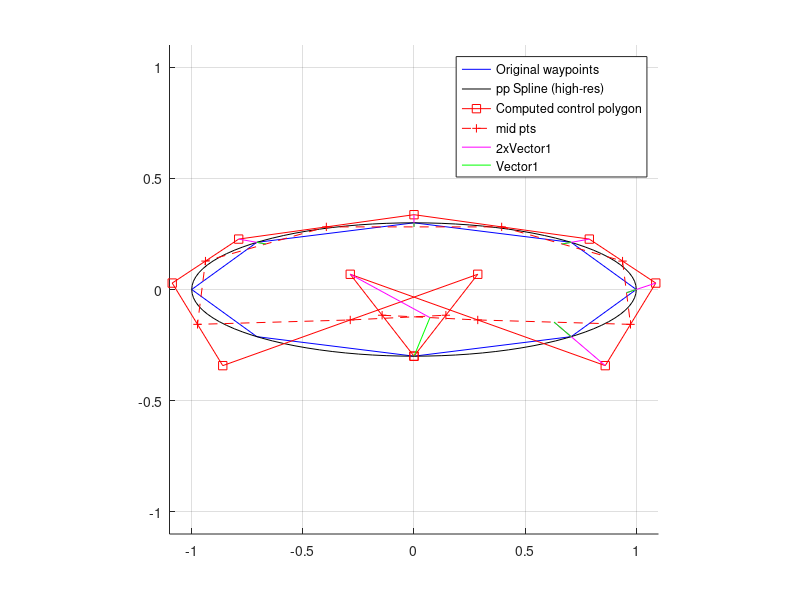

Reproduce this figure in MATLAB.
% Spline approximation of ellipses in GNU octave
% Reconstruction of the control polygon 
% ---------------------------------------------------------------------------
% Fit a piecewise cubic spline (of type pp) with breaks
% pp = splinefit (x, y, breaks)
% 
% From such an approximation of an ellipse, we want to reconstruct
% the outisde control polygon circumferencing the ellipse.
% 
% Using the derived control polygon, we can define a similar but
% B-Spline based approximation of the initial ellipse.
%
% The reconstruction of the outisde control polygon
% serves the purpose of converting a simple pp spline to a B-Spline

% Define an ellipse
%    See matttab\spline-examples\splineExamples.m for details

% ---------------------------------------------------------------------------
% Definition of mathematicaly perfect ellipse:
% (x/a)^2+(y/b)^2=1
% ---------------------------------------------------------------------------
close all;
clear all;

% Abbreviations
% bc = boundary conditions

% Parameters
R=1;             % Squeeze a circle
skewness=0.3;    % into a ellipse of height=width*skewness
noPts = 9;      % number of sampling points (pick odd)

noPts=ceil(noPts/2)*2-1;

% Derived quantites
a=1*R;          % horizontal radius
b=skewness*R;   % vertical radius
R=[a,b];        % put everything into vectors
P0=[0,0];       % ellipse centre coordinates

% circumference of the ellipse
% for a mathematicaly perfect ellipse
circumference=2*sqrt(0.5*a^2+0.5*b^2)*pi;
% any straight line approximation will have a shorter circumference.


% ELLIPSE APPROXIMATION
% ---------------------------------------------------------------------------

% Griding to equidistant polar angles (low resolution sampling)
t1=linspace(-pi/2,3/2*pi,noPts);
V1=[cos(t1); sin(t1)]';
sampledEllipse=P0+R.*V1;
triangle1=diff(sampledEllipse,1);
d1 = sqrt(triangle1(:,1).^2+triangle1(:,2).^2);
p1=[0; cumsum(d1)];

% Derived quantites
curvature1 = (a*b)./((a*sin(t1)').^2+(b*cos(t1)').^2).^(3/2);
ROC=1./curvature1;% Radius of local curvature
maxL=5;           % max segment length for flat segments
maxAngle=15;      % increment in degree for circular segments
bowL=ROC*pi/180*maxAngle;
diffGrid=min(maxL, bowL); % avoid infinite ROC, cutoff at maxL

% Griding to equidistant polar angles (high resolution sampling)
t2=linspace(-pi/2,3/2*pi,101);
V2=[cos(t2); sin(t2)]';
highresEllipse=P0+R.*V2;
curvature2 = (a*b)./((a*sin(t2)').^2+(b*cos(t2)').^2).^(3/2);
triangle2=diff(highresEllipse,1);
d2 = sqrt(triangle2(:,1).^2+triangle2(:,2).^2);
p2=[0; cumsum(d2)];

% Griding to equidistant y-separations
% this will also produce more nodes in high curvture regions
t3=linspace(-1,1,(noPts-1)/2+1);
V3=[sqrt(1-t3(1:end-1).^2) -fliplr(sqrt(1-t3.^2)); t3(1:end-1) fliplr(t3)]';

equiYellipse=P0+R.*V3;
triangle3=diff(equiYellipse,1);
d3 = sqrt(triangle3(:,1).^2+triangle3(:,2).^2);
p3=[0; cumsum(d3)];

samplingMethod=1;
  switch (samplingMethod)
   case 1
    fromEllipse=sampledEllipse;
    fromGrid=p1;
   case 2
    fromEllipse=equiYellipse;
    fromGrid=p3;  
  end

  % May need to skip points around [-1,0] for error calculation
% Proper bc on 1st and 2nd derivatives would require 
% +2 data points at start and end of chain or use of periodic bc
% Simply skip first and last quarter of data to get rid of boundary impact
M=length(fromEllipse);
M4=(M-1)/4+1; idx=M4:M-M4-1;

% Local side length of triangle segments
triangle4=diff(fromEllipse,1);
% length of line segments - non-equal segment lengths
d4 = sqrt(triangle4(:,1).^2+triangle4(:,2).^2);
printf('Median segment length for %1.f pt approx. : %.3f\n', noPts, median(d4(idx)));
printf('Std dev of segment length for %1.f pt approx. : %.3f\n', noPts, std(d4(idx)));

% Assuming adequately sampled x,y data
% we can reparameterize into segments of approximately equal length
% using cubic spline interpolation
% parameter is the position along the circumference of the ellipse
% circumference=2*sqrt(0.5*a^2+0.5*b^2)*pi;
tm = cumsum([0; d4]);
approxCircumference=tm(end); % sum of straight line segments

% Define equidistant grid for interpolation 
% reconstruct high-resolution from downsampled optiEllipse
tt = linspace(0,approxCircumference,101);

% Interpolation of x and y values is done independently
% For height<width i.e. skewness<1 the flat segments at [0,+1] and [0,-1]
% will be nicely interpolated
% Large errors expected for the high curvature segments at [+1,0] and [-1,0]
% use periodic bc for full ellipse
px= splinefit(fromGrid,fromEllipse(:,1), fromGrid, "order", 3, "periodic", true); 
py= splinefit(fromGrid,fromEllipse(:,2), fromGrid, "order", 3, "periodic", true); 
splineEllipse(:,1) =ppval(px,tt);
splineEllipse(:,2) =ppval(py,tt);
% for linear use
%splineEllipse=interp1(fromGrid,fromEllipse,tt,'linear');
%test and compared to interp1 using "linear", "spline", "pchip"

triangleNormalized=(splineEllipse./R).^2;
lengthNormalized=sqrt(triangleNormalized(:,1).^2+triangleNormalized(:,2).^2);
% this is the error distance to the perfect ellipse
%err=sqrt((1-lengthNormalized.^2));
err=1-lengthNormalized;
% Need to skip points around [-1,0] for error calculation
% Proper bc on 1st and 2nd derivatives would require 
% +2 data points at start and end of chain
MM=length(splineEllipse);
MM4=(MM-1)/4+1; jdx=MM4:MM-MM4-1;
%rms=sqrt(sum(err(jdx).^2))/length(tt);
rms=(sum(err(jdx)))/length(tt);
% this is not the real rms error as usual
% it is just the missmatch with the implicit ellipse definition
% 1/N*sum(xi/a)^2+(yi/b)^2=1-rms(of average single point)


% Report analysis results
triangle=diff(splineEllipse,1);
d = sqrt(triangle(:,1).^2+triangle(:,2).^2);

printf('Median segment length for reconstructed 101 pt interpolation: %.3f\n', median(d(jdx)));
printf('Std dev of segment length reconstructed 101 pt interpolation:: %.3f\n', std(d(jdx)));
printf('RMS error for reconstructed interplation: %.3f\n', rms);
printf('Max. deviation from perfect ellipse is: %.3f\n', max(err(jdx)));

% ---------------------------------------------------------------------------
% Report figures for illustration
plotit=false;
if (plotit==true)
figsize=1600;
fig1=figure(1, 'position',figsize*[0,0,1,1]+[500,200,50,0]);

axis([-1 1 -1 1]);
axis equal
grid on
hold on
plot(highresEllipse(:,1),highresEllipse(:,2) ,'k');
%plot(optiEllipse(:,1),optiEllipse(:,2) ,'-ob');
plot(sampledEllipse(:,1),sampledEllipse(:,2) ,'-sg');
plot(splineEllipse(:,1),splineEllipse(:,2) ,'-m');
plot(equiYellipse(:,1),equiYellipse(:,2) ,'-c');
axis equal


% Attention: x and y values are interpolated independently from each other
% This is obviously not the best interpolation methode
% plot interpolation of x and y-values
figsize=1600;
fig2=figure(2, 'position',figsize*[0,0,1,1]+[500,200,50,0]+figsize*[1,0,0,0]);
hold on;
plot(p1/p1(end),sampledEllipse(:,1),'-sg');
plot(p2/p2(end),highresEllipse(:,1),'-k');
plot(tt/tt(end),splineEllipse(:,1),'-om');
%plot(optiGrid/optiGrid(end),optiEllipse(:,1),'-ob');
plot(p3/p3(end),equiYellipse(:,1) ,'-c');
plot(p1/p1(end),sampledEllipse(:,2),'-sg');
plot(p2/p2(end),highresEllipse(:,2),'-k');
plot(tt/tt(end),splineEllipse(:,2),'-om');
%plot(optiGrid/optiGrid(end),optiEllipse(:,2),'-ob');
plot(p3/p3(end),equiYellipse(:,2) ,'-c');
end
% ---------------------------------------------------------------------------
% END ELLIPSE APPROXIMATION

% ---------------------------------------------------------------------------
% RECONSTRUCT THE CTRL POLYGON
% See splineExamples.m for more details.

% ----------------------------------------------------------------------
% Create waypoints to interpolate with a B-Spline.
wptsx = fromEllipse(:,1)';
wptsy = fromEllipse(:,2)';
% Put in vector to solve later a linear equation system LES.
wpts = fromEllipse';
L = length(wpts) - 1;

% Form matrices used to compute interior points of control polygon
% Interior points are just the normal pts excluding the start and end pt
r = zeros(L+1, size(wpts,1));
A = eye(L+1);
for i= 2:L
    A(i,(i-1):(i+1)) = [1 4 1];  %1+4+1 = 6
    r(i,:) = 6*wpts(:,i)';       %tranposed vector wpts
end

%%
% If you know how to specifiy boundary conditions (bc's)
%   this is the section to show your brilliance.
%   Contribute with review comments - post your own methods.
%   Uploads and share your knowledge.
%
% We want to add periodic bc's

% We add periodic bc's
A(1,1:2) = [4 1];
A(1, L+1)  = 1; 
A(L+1,L:L+1) = [1 4];
A(L+1,1)  = 1; 

% Here come the LES = LINEAR EQUATION SYSTEM
% This system can be solved geometrically by drawing lines and midpoints.
% ----------------------------------------------------------------------
% Right division: solve linear equations system LES using e.g. Gauss
% method.
%   A*dInterior = r;
    dInterior = (A\r)';
    wptsInterior=A*dInterior'/6
% Construct a complete control polygon adding
% the intial and final knot. They will serve as well as corners of the polygon:
    cpts = [wpts(:,1) dInterior wpts(:,end)];
% ----------------------------------------------------------------------
% the EQs for x=dInterior read
%   x2 + 4 x3 + x4 = r2y = 6*wptsx3
%   y2 + 4 y3 + y4 = r2y = 6*wptsy3

% known: the midpoints of x2 and x3 should be close to the spline curve
% we try to rewrite the LES to get some interpretation:
%   x2 + 2 x3 + x4 = r2y = 6*wptsx3 - 2 x3 
%   y2 + 2 y3 + y4 = r2y = 6*wptsy3 - 2 y3 

% to be figured out, is the meaning of the relation of the 
% interior polygon points x2,x3,....x(N-1) to each other,
% and with respect to the inital knots.

% A trial to figure out the meaning of the LES
% ----------------------------------------------------------------------
% divide by 2 and group to midpt values
%   0.5*(x2 + x1) + 0.5*(x2+x3) = 2*wptsx3 + (wptsx3 - x3)
%   0.5*(y2 + y1) + 0.5*(y2+y3) = 2*wptsy3 + (wptsy3 - y3)

% divide by 2 and group again to midpt values
%   0.5*[0.5*(x2 + x1) + 0.5*(x2+x3)] - 0.5*(wptsx3 - x3) = wptsx2  
%   0.5*[0.5*(y2 + y1) + 0.5*(y2+y3)] - 0.5*(wptsy3 - y3) = wptsy2  
% The midpt of two subsequent polygon midpoints, are some distance aways from the
% original knots. This distance is half of (wptsx3 - x3),
% the distance of the polygon corner from its respecting knot.
% The 3 pts lie on a line connecting, for each knot, the
% midpt of two neighboring polygon midpoints and polygon corner
% through the knot, intersecting it at ratio 1:2.
% The polygon corner is 3 times the distance from the
% midpt of two neighboring polygon midpoints to the waypts
% away.
% At least this is true for all interior points (unaffected by bc)

% we get a quite similar curve for the spline, using pp instead of B-Spline
% for the visualization
% ----------------------------------------------------------------------
%% Interpretation of the LES to be solved to obtain the control polygon
% Visualization of a geometric method
% using lines and mid point construction
% solution is probably documentated somewhere, but not easy to be found
% ----------------------------------------------------------------------
% mid points of control polygon corners
midpts=0.5*(cpts(:,1:end-1)+cpts(:,2:end));
% mid points of mid points of control polygon corners 
midmidpts=0.5*(midpts(:,1:end-1)+midpts(:,2:end));

v1=midmidpts(:, 1:end)-cpts(:, 2:end-1);
v2=midmidpts-wpts;
d1=v1.^2;
d2=v2.^2;

l1=sqrt(d1(1,:)+d1(2,:));
l2=sqrt(d2(1,:)+d2(2,:));

% the ratio of lengthes is 1:3
% referencing to the midmid points.
l1./l2
% At least this is true for all interior points (unaffected by bc)

% the ratio of lengthes is 1:2

% Plot the results. Show the original waypoints, the computed polygon, and the interpolated B-spline.
% Report figures for illustration
figsize=1600;
fig1=figure(1, 'position',figsize*[0,0,1,1]+[500,200,50,0]);
hold on;
axis([-1 1 -1 1]*1.1);
axis equal
grid on
hold on


plot(fromEllipse(:,1), fromEllipse(:,2), '-b');
plot(highresEllipse(:,1), highresEllipse(:,2), '-k');

plot(cpts(1,:), cpts(2,:), '-sr');
plot(midpts(1,:),midpts(2,:), '--+r');

    for k =1:6

        line([midmidpts(1,k),cpts(1,k+1)],[midmidpts(2,k),cpts(2,k+1)],'Color','m');
        line([midmidpts(1,k),wptsx(k)],[midmidpts(2,k),wptsy(k)],'Color','g');
    end
%plot(q1(1,:), q1(2,:),'-r');

 legend('Original waypoints', 'pp Spline (high-res)','Computed control polygon','mid pts','2xVector1','Vector1');

% ---------------------------------------------------------------------------
% END RECONSTRUCT THE CTRL POLYGON